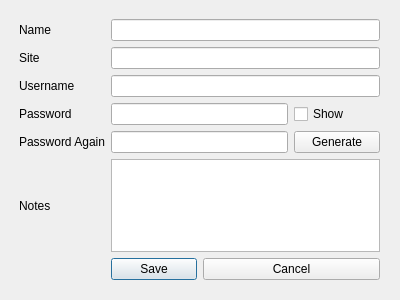
<?xml version="1.0" encoding="UTF-8"?>
<ui version="4.0">
 <class>EditDialog</class>
 <widget class="QDialog" name="EditDialog">
  <property name="geometry">
   <rect>
    <x>0</x>
    <y>0</y>
    <width>400</width>
    <height>300</height>
   </rect>
  </property>
  <property name="windowTitle">
   <string>RememberKey -- Edit Key Record</string>
  </property>
  <widget class="QWidget" name="gridLayoutWidget">
   <property name="geometry">
    <rect>
     <x>19</x>
     <y>19</y>
     <width>361</width>
     <height>261</height>
    </rect>
   </property>
   <layout class="QGridLayout" name="gridLayout">
    <item row="6" column="2">
     <widget class="QPushButton" name="saveButton">
      <property name="text">
       <string>Save</string>
      </property>
     </widget>
    </item>
    <item row="3" column="2" colspan="2">
     <widget class="QLineEdit" name="passwordEdit">
      <property name="echoMode">
       <enum>QLineEdit::Password</enum>
      </property>
     </widget>
    </item>
    <item row="4" column="0">
     <widget class="QLabel" name="label_6">
      <property name="text">
       <string>Password Again</string>
      </property>
     </widget>
    </item>
    <item row="0" column="0">
     <widget class="QLabel" name="label">
      <property name="text">
       <string>Name</string>
      </property>
     </widget>
    </item>
    <item row="3" column="0">
     <widget class="QLabel" name="label_5">
      <property name="text">
       <string>Password</string>
      </property>
     </widget>
    </item>
    <item row="5" column="0">
     <widget class="QLabel" name="label_3">
      <property name="text">
       <string>Notes</string>
      </property>
     </widget>
    </item>
    <item row="2" column="0">
     <widget class="QLabel" name="label_4">
      <property name="text">
       <string>Username</string>
      </property>
     </widget>
    </item>
    <item row="1" column="0">
     <widget class="QLabel" name="label_2">
      <property name="text">
       <string>Site</string>
      </property>
     </widget>
    </item>
    <item row="3" column="4">
     <widget class="QCheckBox" name="showPassButton">
      <property name="text">
       <string>Show</string>
      </property>
     </widget>
    </item>
    <item row="0" column="2" colspan="3">
     <widget class="QLineEdit" name="nameEdit"/>
    </item>
    <item row="1" column="2" colspan="3">
     <widget class="QLineEdit" name="siteEdit"/>
    </item>
    <item row="2" column="2" colspan="3">
     <widget class="QLineEdit" name="usernameEdit"/>
    </item>
    <item row="5" column="2" colspan="3">
     <widget class="QPlainTextEdit" name="notesEdit"/>
    </item>
    <item row="6" column="3" colspan="2">
     <widget class="QPushButton" name="cancelButton">
      <property name="text">
       <string>Cancel</string>
      </property>
     </widget>
    </item>
    <item row="4" column="2" colspan="2">
     <widget class="QLineEdit" name="passwordAgainEdit">
      <property name="echoMode">
       <enum>QLineEdit::Password</enum>
      </property>
     </widget>
    </item>
    <item row="4" column="4">
     <widget class="QPushButton" name="generateButton">
      <property name="text">
       <string>Generate</string>
      </property>
     </widget>
    </item>
   </layout>
  </widget>
 </widget>
 <tabstops>
  <tabstop>nameEdit</tabstop>
  <tabstop>siteEdit</tabstop>
  <tabstop>usernameEdit</tabstop>
  <tabstop>passwordEdit</tabstop>
  <tabstop>passwordAgainEdit</tabstop>
  <tabstop>notesEdit</tabstop>
  <tabstop>saveButton</tabstop>
  <tabstop>cancelButton</tabstop>
 </tabstops>
 <resources/>
 <connections>
  <connection>
   <sender>cancelButton</sender>
   <signal>clicked()</signal>
   <receiver>EditDialog</receiver>
   <slot>reject()</slot>
   <hints>
    <hint type="sourcelabel">
     <x>316</x>
     <y>267</y>
    </hint>
    <hint type="destinationlabel">
     <x>199</x>
     <y>149</y>
    </hint>
   </hints>
  </connection>
 </connections>
</ui>
